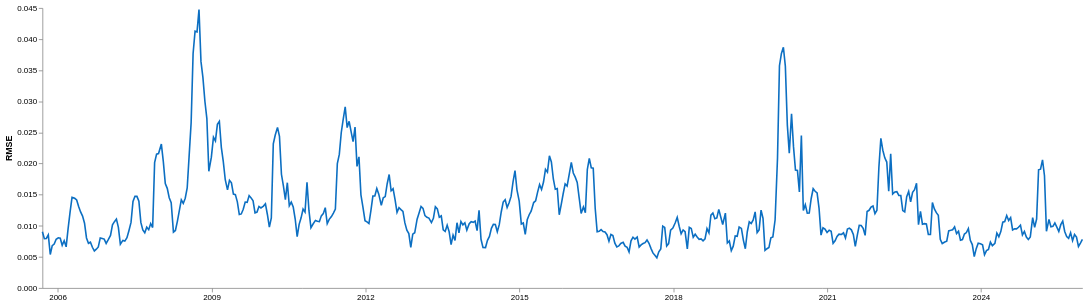

Write notebook code for a chart like this one.
### Markdown cell above
First of all, i identify the **possible candidates for a structural change** by looking at the RMSE series (i chose **LSTM 1Y 2M**). i do this so that i can identify the exact date in the series.

### Code cell
s = results.query("model=='LSTM' and train_years=='1Y' and horizon=='2M'").copy()  # filter the selected series
s["checkpoint_date"] = pd.to_datetime(s["checkpoint_date"])  # convert dates
s = s.sort_values("checkpoint_date")  # sort by date
s["rmse_dec"] = s["rmse"] / 100  # convert RMSE to decimal form: 4.5 -> 0.045

ticks = pd.date_range(s["checkpoint_date"].min(), s["checkpoint_date"].max(), freq="3YS")  # create x-axis ticks every 3 years

h = alt.selection_point(on="pointerover", nearest=True, fields=["checkpoint_date"], empty=False)  # mouse hover

b = alt.Chart(s).encode(  # chart base
    x=alt.X("checkpoint_date:T", title="", axis=alt.Axis(format="%Y", values=ticks)),
    y=alt.Y("rmse_dec:Q", title="RMSE", axis=alt.Axis(format=".3f")))  # y-axis = RMSE in decimal form
(
    b.mark_line(color="#0c6fc2")  # blue line
    + b.mark_point(opacity=0, size=120).encode(tooltip=[alt.Tooltip("checkpoint_date:T", title="Date", format="%Y-%m-%d"),
    alt.Tooltip("rmse_dec:Q", title="RMSE", format=".3f")]).add_params(h)  # invisible points with tooltip
    + b.mark_circle(size=70, color="#0050ac").encode(opacity=alt.condition(h, alt.value(1), alt.value(0)))  # visible dot only on hover
).properties(width=1300, height=350).configure_view(stroke=None).configure_axis(grid=False)  # final style

### Figure 1 — Vega-Lite specification as saved in the notebook (floating-point values rounded to 4 significant figures; data arrays with more than 128 entries replaced by an {"elided": "..."} marker saying what was removed)
{"config": {"view": {"continuousWidth": 300, "continuousHeight": 300, "stroke": null}, "axis": {"grid": false}}, "layer": [{"mark": {"type": "line", "color": "#0c6fc2"}, "encoding": {"x": {"axis": {"format": "%Y", "values": ["2006-01-01T00:00:00", "2009-01-01T00:00:00", "2012-01-01T00:00:00", "2015-01-01T00:00:00", "2018-01-01T00:00:00", "2021-01-01T00:00:00", "2024-01-01T00:00:00"]}, "field": "checkpoint_date", "title": "", "type": "temporal"}, "y": {"axis": {"format": ".3f"}, "field": "rmse_dec", "title": "RMSE", "type": "quantitative"}}}, {"mark": {"type": "point", "opacity": 0, "size": 120}, "encoding": {"tooltip": [{"field": "checkpoint_date", "format": "%Y-%m-%d", "title": "Date", "type": "temporal"}, {"field": "rmse_dec", "format": ".3f", "title": "RMSE", "type": "quantitative"}], "x": {"axis": {"format": "%Y", "values": ["2006-01-01T00:00:00", "2009-01-01T00:00:00", "2012-01-01T00:00:00", "2015-01-01T00:00:00", "2018-01-01T00:00:00", "2021-01-01T00:00:00", "2024-01-01T00:00:00"]}, "field": "checkpoint_date", "title": "", "type": "temporal"}, "y": {"axis": {"format": ".3f"}, "field": "rmse_dec", "title": "RMSE", "type": "quantitative"}}, "name": "view_565b52e4c871fcf6_1"}, {"mark": {"type": "circle", "color": "#0050ac", "size": 70}, "encoding": {"opacity": {"condition": {"param": "param_9d5eaba695707026", "value": 1, "empty": false}, "value": 0}, "x": {"axis": {"format": "%Y", "values": ["2006-01-01T00:00:00", "2009-01-01T00:00:00", "2012-01-01T00:00:00", "2015-01-01T00:00:00", "2018-01-01T00:00:00", "2021-01-01T00:00:00", "2024-01-01T00:00:00"]}, "field": "checkpoint_date", "title": "", "type": "temporal"}, "y": {"axis": {"format": ".3f"}, "field": "rmse_dec", "title": "RMSE", "type": "quantitative"}}}], "data": {"name": "data-18291ceb0618655e4c72a8c92f4b3f56"}, "height": 350, "params": [{"name": "param_9d5eaba695707026", "select": {"type": "point", "fields": ["checkpoint_date"], "nearest": true, "on": "pointerover"}, "views": ["view_565b52e4c871fcf6_1"]}], "width": 1300, "$schema": "https://vega.github.io/schema/vega-lite/v6.1.0.json", "datasets": {"data-18291ceb0618655e4c72a8c92f4b3f56": {"elided": "521 records"}}}
